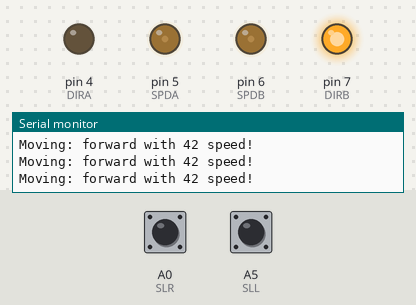
Simulated run of this sketch. Board: Arduino Uno, built with avr-gcc and run on an emulated ATmega328P. On the bench: output pins drawn as LEDs (lit = HIGH), the last lines printed to the serial monitor. Dashed ring = blinking. Inputs (shaded band) come from the test bench; at power-on: A0 (SLR) LOW, A5 (SLL) LOW.

Above: at 1.2 s.
1.3 s: A0 (SLR) driven HIGH
At 2.2 s:
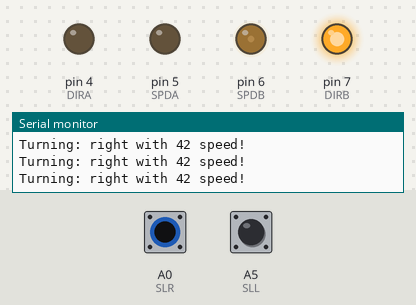
2.8 s: A5 (SLL) driven HIGH
At 3.5 s:
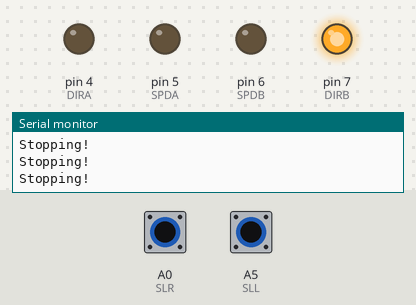
4.3 s: A0 (SLR) driven LOW
At 5.5 s:
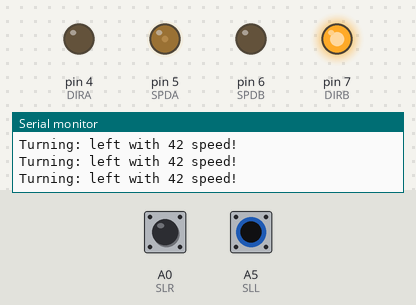
5.8 s: A5 (SLL) driven LOW
At 6.3 s:
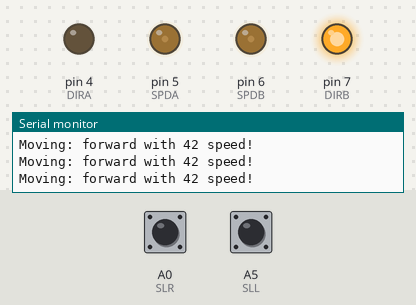
8.8 s: A0 (SLR) pulsed HIGH 2 times (0.12 s each, 0.3 s apart)
At 9.16 s:
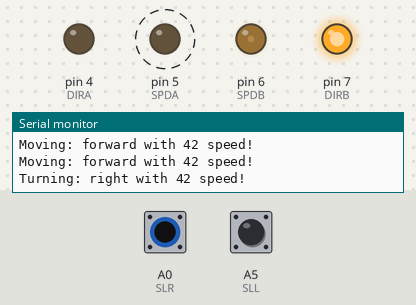
12.4 s: A5 (SLL) pulsed HIGH 5 times (0.12 s each, 0.3 s apart)
At 12.78 s:
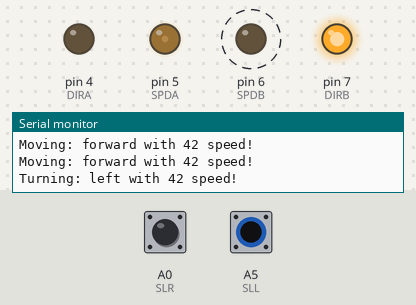
Timing chart, 0 to 15.4 s (numbered marks = the images above; inputs shaded):
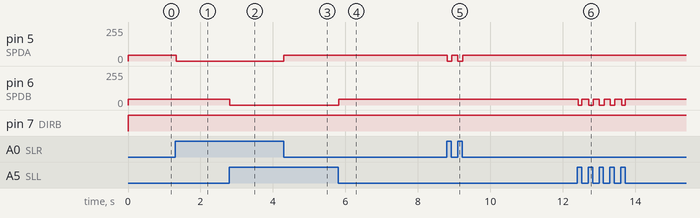

Measured:
- after the input at 1.3 s, pin 5 (SPDA): 42/255 → 0/255 at once
- after the input at 2.8 s, pin 6 (SPDB): 42/255 → 0/255 at once
- after the input at 4.3 s, pin 5 (SPDA): 0/255 → 42/255 at once
- after the input at 5.8 s, pin 6 (SPDB): 0/255 → 42/255 at once
- after the input at 8.8 s, pin 5 (SPDA): alternates 42/255 for 0.17 s and 0/255 for 0.13 s, 4 changes in all, then stays 42/255, starting at once
- after the input at 12.4 s, pin 6 (SPDB): alternates 42/255 for 0.18 s and 0/255 for 0.12 s, 10 changes in all, then stays 42/255, starting at once

The sketch:

sketch_apr19a.ino
```cpp
const int DIRA = 4;
const int SPDA = 5;
const int SPDB = 6;
const int DIRB = 7;
const int SLL = A5;
const int SLR = A0;

const int rate = 20;
const int speed_ = 42 ;

void setup() {
  Serial.begin(9600);
  pinMode(DIRA, OUTPUT);
  pinMode(SPDA, OUTPUT);
  pinMode(SPDB, OUTPUT);
  pinMode(DIRB, OUTPUT);
  stop_();
}

void forward(int speed = 255) {
  digitalWrite(DIRA, LOW);
  digitalWrite(DIRB, HIGH);
  analogWrite(SPDA, speed);
  analogWrite(SPDB, speed);
  Serial.println("Moving: forward with " + String(speed) + " speed!");
}

void backward(int speed = 255) {
  digitalWrite(DIRA, HIGH);
  digitalWrite(DIRB, LOW);
  analogWrite(SPDA, speed);
  analogWrite(SPDB, speed);
  Serial.println("Moving: backward with " + String(speed) + " speed!");
}

void rotation(bool right = true, int speed = 255) {
  if (right) {
    digitalWrite(DIRA, HIGH);
    digitalWrite(DIRB, HIGH);
    Serial.println("Rotating: right with " + String(speed) + " speed!");
  } else {
    digitalWrite(DIRA, LOW);
    digitalWrite(DIRB, LOW);
    Serial.println("Rotating: right left " + String(speed) + " speed!");
  }
  analogWrite(SPDA, speed);
  analogWrite(SPDB, speed);
}

void turn(bool right = true, int speed = 255) {
  if (right) {
    digitalWrite(DIRB, HIGH);
    analogWrite(SPDA, 0);
    analogWrite(SPDB, speed);
    Serial.println("Turning: right with " + String(speed) + " speed!");
  } else {
    digitalWrite(DIRA, LOW);
    analogWrite(SPDA, speed);
    analogWrite(SPDB, 0);
    Serial.println("Turning: left with " + String(speed) + " speed!");
  }
}

void stop_() {
  analogWrite(SPDA, 0);
  analogWrite(SPDB, 0);
  Serial.println("Stopping!");
}

void loop() {
  bool sigLeft = digitalRead(SLL);
  bool sigRight = digitalRead(SLR);
  if (sigLeft && sigRight) {
    stop_();
  } else if (sigLeft && !sigRight) {
    turn(false, speed_);
  } else if (!sigLeft && sigRight) {
    turn(true, speed_);
  } else {
    forward(speed_);
  }
  delay(rate);
}
```
